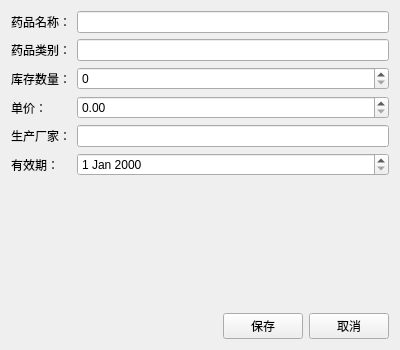
<?xml version="1.0" encoding="UTF-8"?>
<ui version="4.0">
 <class>DrugEditView</class>
 <widget class="QWidget" name="DrugEditView">
  <property name="geometry">
   <rect>
    <x>0</x>
    <y>0</y>
    <width>400</width>
    <height>350</height>
   </rect>
  </property>
  <property name="windowTitle">
   <string>药品编辑</string>
  </property>
  <layout class="QVBoxLayout" name="verticalLayout">
   <item>
    <layout class="QFormLayout" name="formLayout">
     <item row="0" column="0">
      <widget class="QLabel" name="label">
       <property name="text">
        <string>药品名称：</string>
       </property>
      </widget>
     </item>
     <item row="0" column="1">
      <widget class="QLineEdit" name="dbEditName"/>
     </item>
     <item row="1" column="0">
      <widget class="QLabel" name="label_2">
       <property name="text">
        <string>药品类别：</string>
       </property>
      </widget>
     </item>
     <item row="1" column="1">
      <widget class="QLineEdit" name="dbEditCategory"/>
     </item>
     <item row="2" column="0">
      <widget class="QLabel" name="label_3">
       <property name="text">
        <string>库存数量：</string>
       </property>
      </widget>
     </item>
     <item row="2" column="1">
      <widget class="QSpinBox" name="dbSpinStock"/>
     </item>
     <item row="3" column="0">
      <widget class="QLabel" name="label_4">
       <property name="text">
        <string>单价：</string>
       </property>
      </widget>
     </item>
     <item row="3" column="1">
      <widget class="QDoubleSpinBox" name="dbSpinPrice"/>
     </item>
     <item row="4" column="0">
      <widget class="QLabel" name="label_5">
       <property name="text">
        <string>生产厂家：</string>
       </property>
      </widget>
     </item>
     <item row="4" column="1">
      <widget class="QLineEdit" name="dbEditManufacturer"/>
     </item>
     <item row="5" column="0">
      <widget class="QLabel" name="label_6">
       <property name="text">
        <string>有效期：</string>
       </property>
      </widget>
     </item>
     <item row="5" column="1">
      <widget class="QDateEdit" name="dbDateEditExpiry"/>
     </item>
    </layout>
   </item>
   <item>
    <spacer name="verticalSpacer">
     <property name="orientation">
      <enum>Qt::Vertical</enum>
     </property>
     <property name="sizeHint" stdset="0">
      <size>
       <width>20</width>
       <height>40</height>
      </size>
     </property>
    </spacer>
   </item>
   <item>
    <layout class="QHBoxLayout" name="horizontalLayout">
     <item>
      <spacer name="horizontalSpacer_2">
       <property name="orientation">
        <enum>Qt::Horizontal</enum>
       </property>
       <property name="sizeHint" stdset="0">
        <size>
         <width>40</width>
         <height>20</height>
        </size>
       </property>
      </spacer>
     </item>
     <item>
      <widget class="QPushButton" name="btSave">
       <property name="text">
        <string>保存</string>
       </property>
      </widget>
     </item>
     <item>
      <widget class="QPushButton" name="btCancel">
       <property name="text">
        <string>取消</string>
       </property>
      </widget>
     </item>
    </layout>
   </item>
  </layout>
 </widget>
 <resources/>
 <connections/>
</ui>
